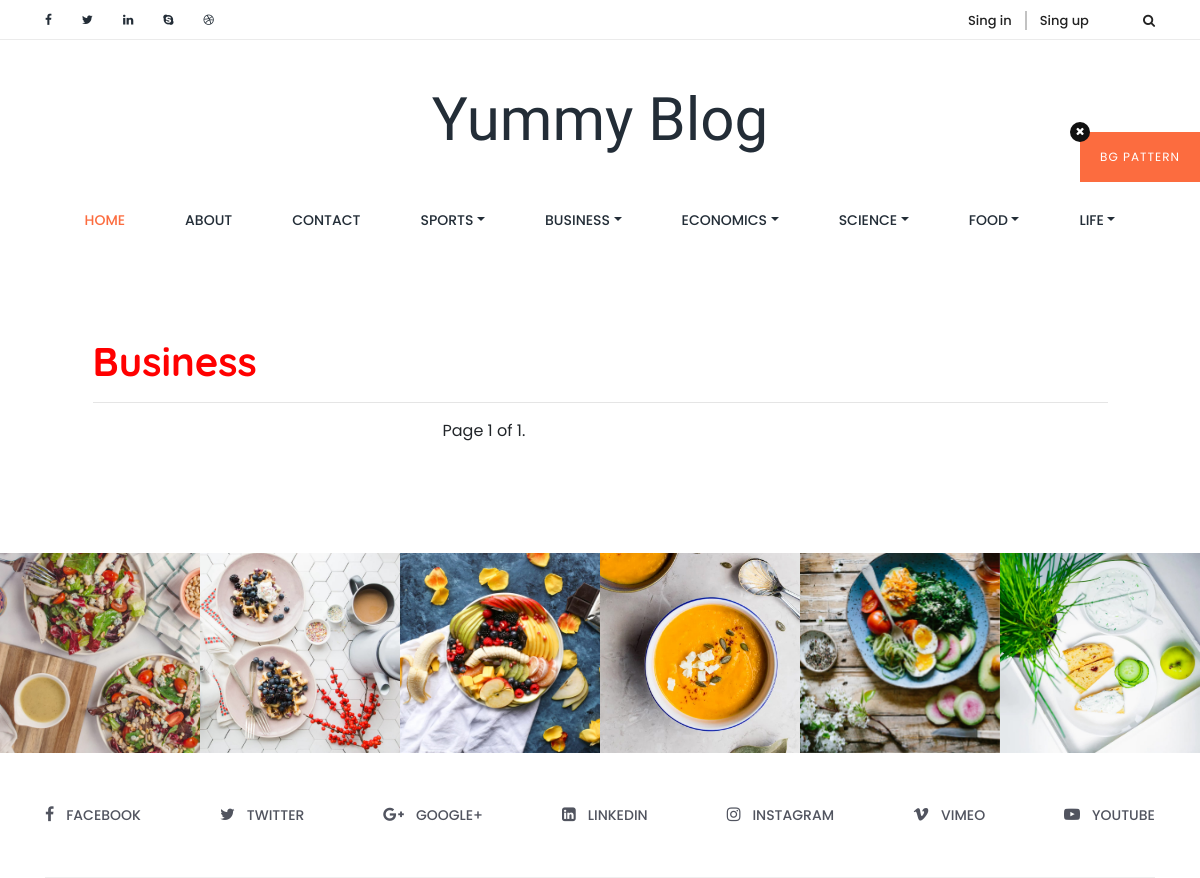
/posts/category/2/, run on the app's committed database.
### newsapp/models.py (models this page shows)
class Category(models.Model):
    name = models.CharField(max_length=50, unique=True)
    class Meta:
        verbose_name = 'Category'
        verbose_name_plural = 'Categories'
    def __str__(self):
        return self.name

### newsapp/views.py (the view)
# urls.py: path('posts/category/<int:pk>/', ClientPostCategory.as_view(), name='clientnewscategory'),
class ClientPostCategory(ListView):
    model = Post
    template_name = 'clienttemplates/clientnewscategory.html'
    paginate_by = 2
    def get_queryset(self):
        self.category = get_object_or_404(Category, pk=self.kwargs['pk'])
        return Post.objects.filter(topic__category=self.category)
    def get_context_data(self, **kwargs):
        context = super(ClientPostCategory, self).get_context_data(**kwargs)
        context['category'] = self.category
        context['categories'] = Category.objects.all()
        post__category = Category.objects.get(id=self.kwargs['pk']) #taking single category name
        context['cat'] = post__category
        return context

### templates/clienttemplates/clientnewscategory.html (shortened to what this page needs)
{% extends 'clienttemplates/clientbase.html' %}
{% load static %}
{% block content %}
<section class="single_blog_area section_padding_80">
	<div class="container">
		<div class="row justify-content-center">
			<div class="col-12 col-lg-11">
				<div class="row no-gutters">
					<div class="col-12">
						<div class="single-post wow fadeInUp" data-wow-delay=".2s">
							<a href="#">
								<h1 class="post-headline" style="color:red;">{{ cat }}</h1>
								<hr>
							</a>
							<div class="pagination" style="margin-left:  350px;">
							    <span class="step-links">
							        <span class="current">
							            Page {{ page_obj.number }} of {{ page_obj.paginator.num_pages }}.
							        </span>
							    </span>
							</div>
						</div>
					</div>
				</div>
			</div>
		</div>
	</div>
</section>
{% endblock %}

### templates/clienttemplates/clientheader.html (shortened to what this page needs)
<header class="header_area">
    <div class="container">
        <div class="row">
            <div class="col-12">
                <div class="logo_area text-center">
                    <a href="{% url 'newsapp:clienthome' %}" class="yummy-logo">Yummy Blog</a>
                </div>
            </div>
        </div>
        <div class="row">
            <div class="col-12">
                <nav class="navbar navbar-expand-lg">
                    <div class="collapse navbar-collapse justify-content-center" id="yummyfood-nav">
                        <ul class="navbar-nav" id="yummy-nav">
                            <li class="nav-item active">
                                <a class="nav-link" href="{% url 'newsapp:clienthome' %}">Home <span class="sr-only">(current)</span></a>
                            </li>
                            <li class="nav-item">
                                <a class="nav-link" href="#">About</a>
                            </li>
                            <li class="nav-item">
                                <a class="nav-link" href="contact.html">Contact</a>
                            </li>
                            {% for c in categories %}
                                <li class="nav-item">
                                    <a class="nav-link dropdown-toggle" href="#" id="{{ c.name }}" role="button" data-toggle="dropdown" aria-haspopup="true" aria-expanded="false">{{c.name}}</a>
                                </li>
                            {% endfor %}
                        </ul>
                    </div>
                </nav>
            </div>
        </div>
    </div>
</header>

### static/clientstatic/style.css (style rules this page uses)
* { margin: 0; padding: 0; }
body { font-family: 'Poppins', sans-serif; position: relative; z-index: auto; }
h1, h2, h3, h4, h5, h6 { font-family: 'Quicksand', sans-serif; font-weight: 700; color: #232d37; line-height: 1.25; }
.section_padding_80 { margin-top: 80px; margin-bottom: 80px; }
ul, ol { margin: 0; padding: 0; }
a, a:hover, a:focus, a:active { text-decoration: none; -webkit-transition-duration: 500ms; transition-duration: 500ms; font-weight: 500; outline: none; }
li { list-style: none; }
.logo_area .yummy-logo { font-family: 'Shadows Into Light Two', cursive; font-size: 60px; margin-bottom: 0; padding: 35px 0 20px 0; display: inline-block; color: #232d37; }
.navbar.navbar-expand-lg { padding: 0; }
.navbar.navbar-expand-lg .navbar-nav .nav-link { padding: 25px 30px; color: #232d37; text-transform: uppercase; font-size: 14px; }
.navbar.navbar-expand-lg .navbar-nav .nav-link:hover, .navbar.navbar-expand-lg .navbar-nav .active .nav-link { color: #fc6c3f; }
.single-post { margin-bottom: 30px; }

### data on the page
Category: name "SPORTS"
Category: name "BUSINESS", name "Business"
Category: name "ECONOMICS"
Category: name "SCIENCE"
Category: name "FOOD"
Category: name "LIFE"

### other printed values
{{ page_obj.number }} "1"
{{ page_obj.paginator.num_pages }} "1"
